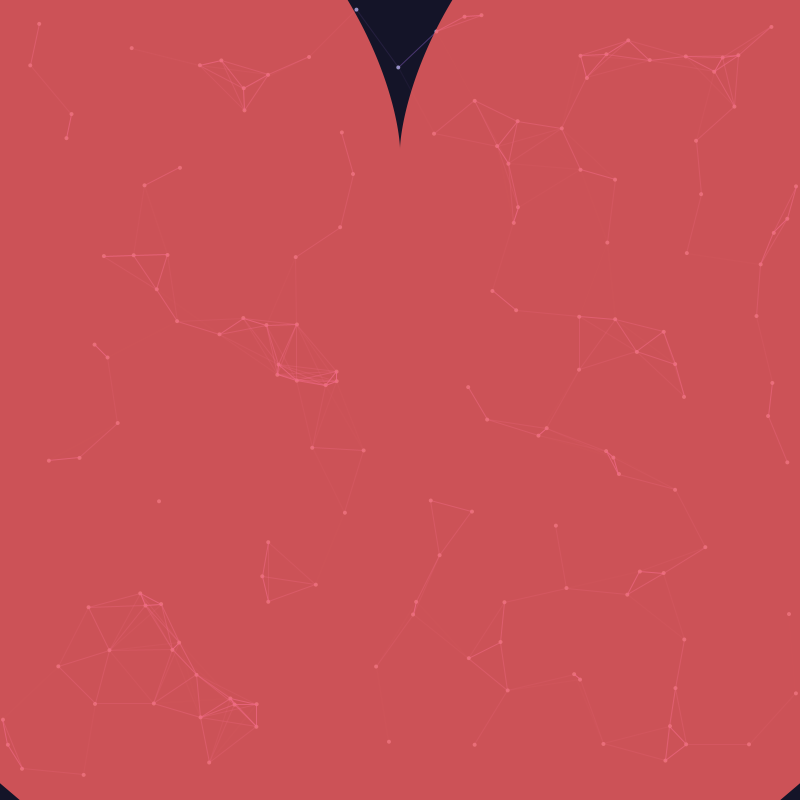
Frame 1 (no input)
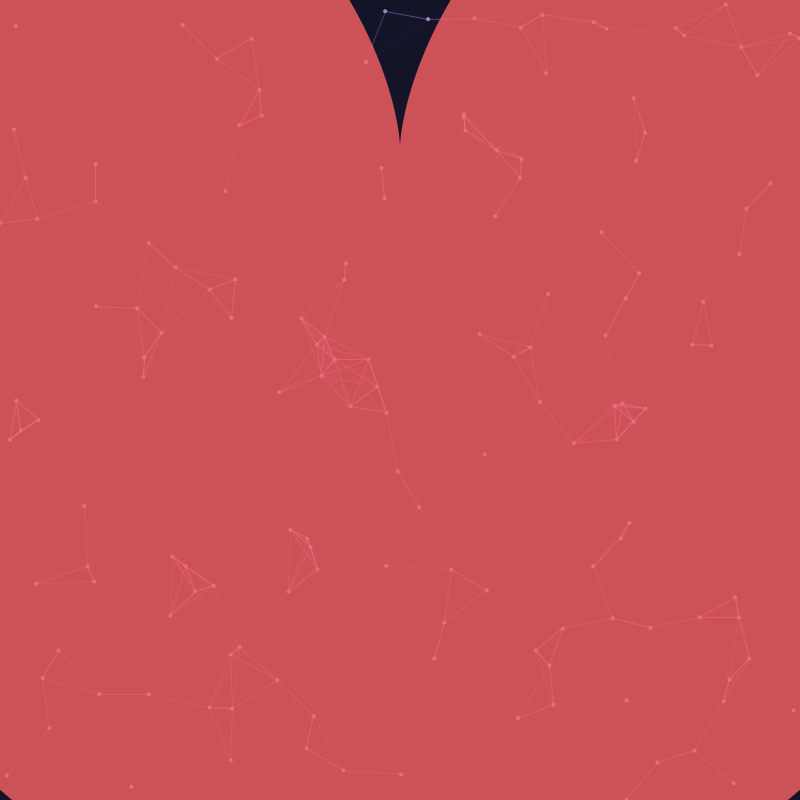
Frame 60 (the mouse pressed at the canvas centre just before this capture)
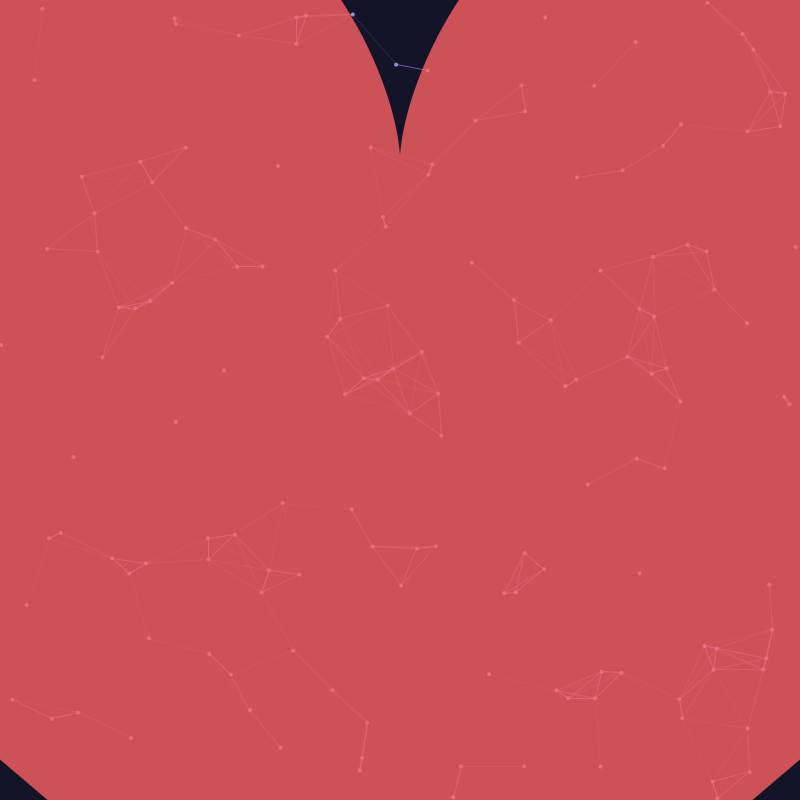
Frame 120 (the mouse held since frame 60 and released just before this capture)

The Processing sketch that drew these frames (run headless with seeded random() and noise(); from frame 60 on, the mouse is pressed at the canvas centre):

// Processing sketch: chatGPTart13
// ── chatGPTart13.pde
// Evolved representation of "myself": a dynamic network of ideas around a pulsating heart

ArrayList<Particle> particles;  // A collection of particles representing ideas
int numParticles = 150;         // Number of particles in the network

void setup() {
  size(800, 800);
  particles = new ArrayList<Particle>();
  for (int i = 0; i < numParticles; i++) {
    particles.add(new Particle());
  }
  frameRate(60);
  smooth();
}

void draw() {
  // Draw a dark, slightly translucent background to create a trailing effect.
  background(20, 20, 40, 40);
  
  // Update and display each particle.
  for (Particle p : particles) {
    p.update();
    p.display();
  }
  
  // Draw connections between particles that are close to one another.
  for (int i = 0; i < particles.size(); i++) {
    Particle p1 = particles.get(i);
    for (int j = i + 1; j < particles.size(); j++) {
      Particle p2 = particles.get(j);
      float d = dist(p1.pos.x, p1.pos.y, p2.pos.x, p2.pos.y);
      if (d < 80) {
        stroke(180, 120, 255, map(d, 0, 80, 255, 0));
        line(p1.pos.x, p1.pos.y, p2.pos.x, p2.pos.y);
      }
    }
  }
  
  // Draw the central pulsating heart, representing the core of reasoning and care.
  pushMatrix();
    translate(width / 2, height / 2);
    // Pulse effect: the heart gently scales up and down over time.
    float pulse = map(sin(frameCount * 0.05), -1, 1, 0.9, 1.1);
    scale(pulse);
    drawHeart(50);  // 50 is the scale factor for the heart shape.
  popMatrix();
}

// This function draws a heart using a parametric equation.
void drawHeart(float scaleFactor) {
  noStroke();
  fill(255, 100, 100, 200);
  beginShape();
    // The heart equation: x = 16 * sin^3(t), y = 13*cos(t) - 5*cos(2t) - 2*cos(3t) - cos(4t)
    for (float angle = 0; angle < TWO_PI; angle += 0.01) {
      float x = 16 * pow(sin(angle), 3);
      float y = 13 * cos(angle) - 5 * cos(2 * angle) - 2 * cos(3 * angle) - cos(4 * angle);
      vertex(x * scaleFactor, -y * scaleFactor); // Flip y for correct orientation.
    }
  endShape(CLOSE);
}

// The Particle class represents an "idea" drifting in the network.
class Particle {
  PVector pos;           // Position of the particle.
  PVector vel;           // Velocity, computed via Perlin noise for organic movement.
  float noiseOffsetX, noiseOffsetY;  // Offsets for the noise functions.
  
  Particle() {
    pos = new PVector(random(width), random(height));
    vel = new PVector();
    noiseOffsetX = random(1000);
    noiseOffsetY = random(1000);
  }
  
  void update() {
    // Compute an angle from Perlin noise and update velocity accordingly.
    float angle = noise(noiseOffsetX, noiseOffsetY) * TWO_PI * 2;
    vel.x = cos(angle);
    vel.y = sin(angle);
    pos.add(vel);
    
    // Increment noise offsets for smooth evolution over time.
    noiseOffsetX += 0.005;
    noiseOffsetY += 0.005;
    
    // Wrap the particle around the screen edges.
    if (pos.x > width)  pos.x = 0;
    if (pos.x < 0)      pos.x = width;
    if (pos.y > height) pos.y = 0;
    if (pos.y < 0)      pos.y = height;
  }
  
  void display() {
    noStroke();
    fill(200, 200, 255, 180);
    ellipse(pos.x, pos.y, 4, 4);
  }
}
